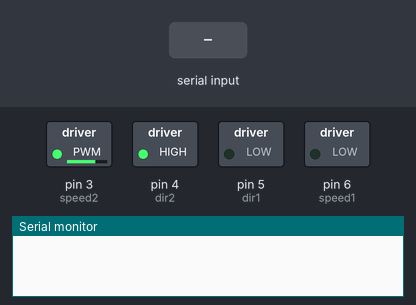
Bench run of a sketch on a simulated Arduino Nano, built with avr-gcc and run on an emulated ATmega328P. Shown: switched loads named in the sketch (green lamp = pin HIGH), the last lines printed to the serial monitor. Inputs (shaded band) come from the test bench.

Above: at 1.2 s.
1.3 s: "90,45\n" received over Serial
At 1.6 s:
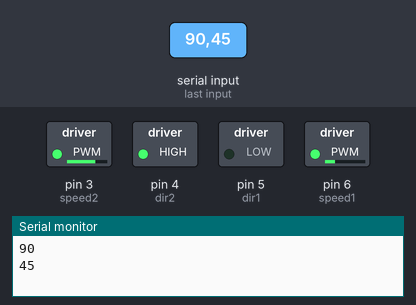
2.8 s: "30,150\n" received over Serial
At 3.9 s:
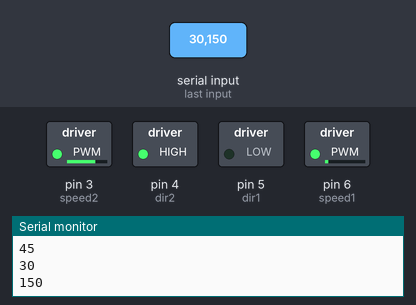
Timing chart, 0 to 5.8 s (numbered marks = the images above; inputs shaded):
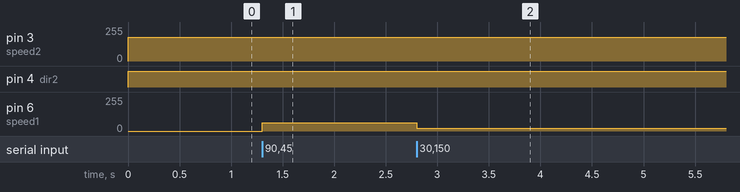

The sketch:

finalNanoInterdomain.ino
```cpp
// Arduino Nano UART Communication for Robot Control

// Motor control pin definitions
int dir1 = 5;     // Direction pin for motor 1
int speed1 = 6;   // Speed control (PWM) pin for motor 1
int dir2 = 4;     // Direction pin for motor 2
int speed2 = 3;   // Speed control (PWM) pin for motor 2

// Variables for motor speeds
int motorSpeedRight = 0;
int motorSpeedLeft = 0;

// Thresholds for object positioning
int thresholdLeft = 256;   // Threshold for left direction
int thresholdRight = 384;  // Threshold for right direction

// Variables for incoming object tracking data
int x_coordinate = 0;  // X-coordinate of the object
int distance = 0;      // Distance of the object from the robot

// Setup function - initializes the Serial communication and sets up pin modes
void setup() {
  Serial.begin(115200); // Start Serial monitor with baud rate 115200
  pinMode(dir1, OUTPUT); // Set direction and speed pins as outputs
  pinMode(dir2, OUTPUT);
  pinMode(speed1, OUTPUT);
  pinMode(speed2, OUTPUT);
}

// Main loop - reads data, processes control logic, and drives the motors accordingly
void loop() {
  // Check if data is available on the Serial input
  if (Serial.available() > 0) {
    // Read incoming data from Serial until newline character ('\n')
    String incomingData = Serial.readStringUntil('\n');

    // Find the comma separator in the data string
    int separatorIndex = incomingData.indexOf(',');

    // Check if separator is found in incoming data
    if (separatorIndex != -1) {
      // Extract and convert x-coordinate and distance values
      String value1String = incomingData.substring(0, separatorIndex);
      String value2String = incomingData.substring(separatorIndex + 1);

      x_coordinate = value1String.toInt();  // Convert x-coordinate to integer
      distance = value2String.toInt();      // Convert distance to integer

      Serial.println(x_coordinate);         // Print the x-coordinate for debugging
      Serial.println(distance);             // Print the distance for debugging
    }
  }

  int forwardSpeed = 180;  // Set forward movement speed for robot

  // Control logic based on the object's x-coordinate position
  if (x_coordinate < thresholdLeft) {
    // Object is to the left of the robot
    int turnSpeed = map(x_coordinate, 0, thresholdLeft, 180, 0);  // Calculate turn speed
    motorSpeedLeft = forwardSpeed - turnSpeed;  // Adjust left motor speed
    motorSpeedRight = forwardSpeed;             // Keep right motor at forward speed
    moveLeft(motorSpeedLeft, motorSpeedRight);  // Execute left movement
  }
  else if (x_coordinate > thresholdRight) {
    // Object is to the right of the robot
    int turnSpeed = map(x_coordinate, thresholdRight, 640, 180, 0);  // Calculate turn speed
    motorSpeedRight = forwardSpeed - turnSpeed;  // Adjust right motor speed
    motorSpeedLeft = forwardSpeed;               // Keep left motor at forward speed
    moveRight(motorSpeedLeft, motorSpeedRight);  // Execute right movement
  }
  else if (x_coordinate == 0 && distance == 0) {
    // If no valid coordinates, rotate in place to search for the object
    rotateAxis();
  }
  else {
    // Move forward if the object is directly ahead
    moveForward(forwardSpeed, forwardSpeed);
  }
}

// Function to move the robot left by adjusting motor speeds
void moveLeft(int leftSpeed, int rightSpeed) {
  digitalWrite(dir1, LOW);  // Set motor direction
  digitalWrite(dir2, HIGH); // for forward movement
  analogWrite(speed1, constrain(leftSpeed, 0, 255));  // Set speed with constraints
  analogWrite(speed2, constrain(rightSpeed, 0, 255));
}

// Function to move the robot right by adjusting motor speeds
void moveRight(int leftSpeed, int rightSpeed) {
  digitalWrite(dir1, LOW);  // Set motor direction
  digitalWrite(dir2, HIGH); // for forward movement
  analogWrite(speed1, constrain(leftSpeed, 0, 255));  // Set speed with constraints
  analogWrite(speed2, constrain(rightSpeed, 0, 255));
}

// Function to move the robot straight forward
void moveForward(int leftSpeed, int rightSpeed) {
  digitalWrite(dir1, LOW);  // Set motor direction
  digitalWrite(dir2, HIGH); // for forward movement
  analogWrite(speed1, constrain(leftSpeed, 0, 255));  // Set speed with constraints
  analogWrite(speed2, constrain(rightSpeed, 0, 255));
}

// Function to rotate the robot on its axis if no object is detected
void rotateAxis() {
  digitalWrite(dir1, LOW);  // Set both motors to rotate in opposite directions
  digitalWrite(dir2, LOW);
  analogWrite(speed1, 130); // Set rotation speed
  analogWrite(speed2, 130);
}
```

Measured:
- after the input at 1.3 s, pin 6 (speed1): 0/255 → 63/255 at once
- after the input at 2.8 s, pin 6 (speed1): 63/255 → 21/255 at once
